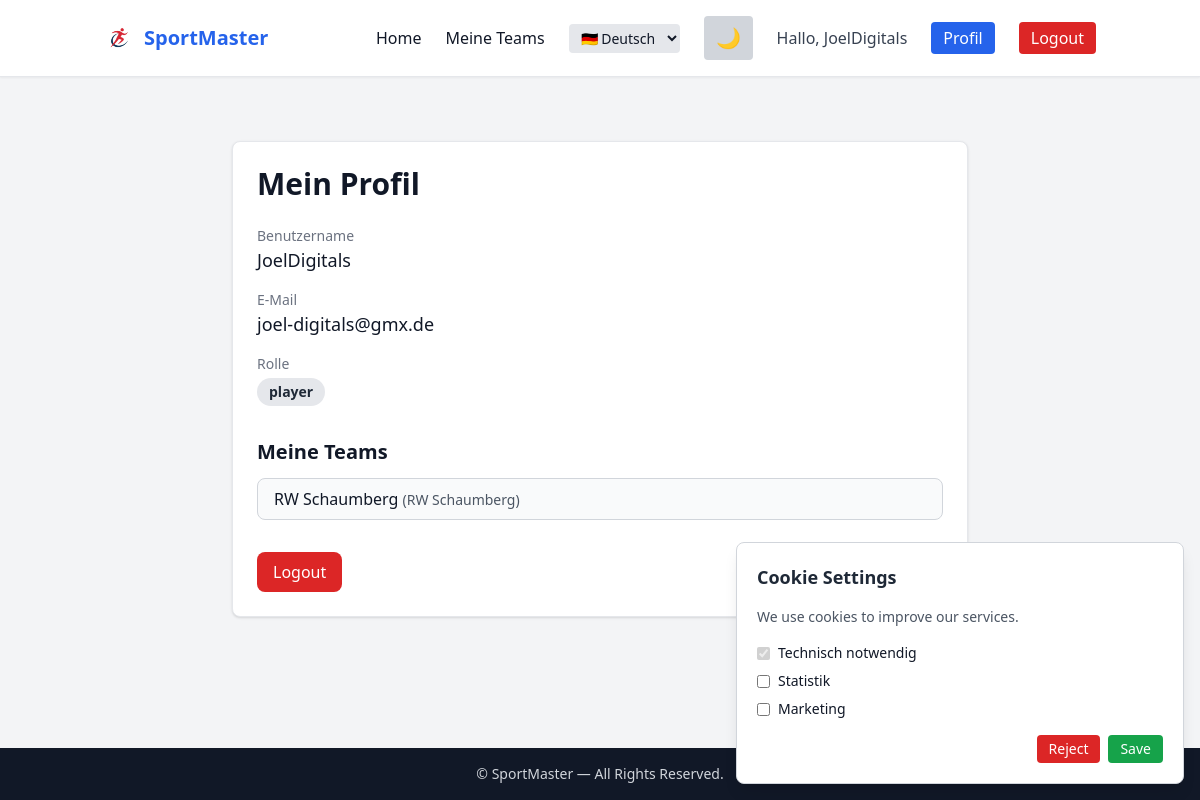
Page /accounts/profile/ (signed in) on the committed database.
### accounts/models.py (models this page shows, shortened)
class CustomUser(AbstractUser):
    ROLE_CHOICES = [
        ("player", "Player"),
        ("referee", "Referee"),
        ("timekeeper", "Timekeeper / Secretary"),
        ("coach", "Coach"),
        ("club_admin", "Club Admin"),
        ("federation_admin", "Federation Admin"),
        ("global_admin", "Global Admin"),
    ]
    role = models.CharField(max_length=30, choices=ROLE_CHOICES, default="player")
    short_id = models.CharField(max_length=12, unique=True, null=True, blank=True)
    club = models.ForeignKey("club.Club", null=True, blank=True, on_delete=models.SET_NULL)
    federation = models.ForeignKey("federation.Federation", null=True, blank=True, on_delete=models.SET_NULL)

### team/models.py (models this page shows, shortened)
class Team(models.Model):
    name = models.CharField(max_length=255)
    club = models.ForeignKey("club.Club", on_delete=models.CASCADE)
    age_group = models.ForeignKey(AgeGroup, on_delete=models.SET_NULL, null=True)
    sport = models.ForeignKey(Sport, on_delete=models.SET_NULL, null=True)
    players = models.ManyToManyField("accounts.CustomUser", related_name="teams", blank=True)
    trainers = models.ManyToManyField("accounts.CustomUser", related_name="coached_teams", blank=True)
    cashier = models.ForeignKey(settings.AUTH_USER_MODEL, null=True, blank=True, on_delete=models.SET_NULL, related_name='cashier_for_teams')
    short_code = models.CharField(max_length=20, blank=True)
    created_at = models.DateTimeField(auto_now_add=True)
    updated_at = models.DateTimeField(auto_now=True)
    additional_info = models.TextField(null=True, blank=True)
    slug = models.SlugField(unique=True)

### club/models.py (models this page shows, shortened)
class Club(models.Model):
    name = models.CharField(max_length=255)
    federation = models.ForeignKey("federation.Federation", null=True, blank=True, on_delete=models.SET_NULL)
    address = models.TextField(blank=True)
    contact_email = models.EmailField(null=True,blank=True)
    phone = models.CharField(max_length=50, blank=True)
    slug = models.SlugField(unique=True)
    created_at = models.DateTimeField(auto_now_add=True)
    updated_at = models.DateTimeField(auto_now=True)
    additional_info = models.TextField(null=True, blank=True)
    website = models.URLField(null=True, blank=True)
    sport = models.ForeignKey(Sport, on_delete=models.SET_NULL, null=True)

### accounts/views.py (the view)
# urls.py: path("profile/", views.profile_view, name="profile"),
@login_required
def profile_view(request):
    return render(request, "accounts/profile.html", {"user": request.user})

### accounts/templates/accounts/profile.html (shortened to what this page needs)
{% extends "base.html" %}
{% block content %}
<div class="max-w-3xl mx-auto mt-8 px-4">
    <div class="bg-white dark:bg-gray-800 border border-gray-200 dark:border-gray-700
                rounded-lg shadow p-6">
        <h1 class="text-3xl font-bold text-gray-900 dark:text-gray-100 mb-6">
            Mein Profil
        </h1>
        <div class="space-y-4">
            <div>
                <p class="text-sm text-gray-500 dark:text-gray-400">Benutzername</p>
                <p class="text-lg font-medium text-gray-900 dark:text-gray-100">
                    {{ user.username }}
                </p>
            </div>
            <div>
                <p class="text-sm text-gray-500 dark:text-gray-400">E-Mail</p>
                <p class="text-lg font-medium text-gray-900 dark:text-gray-100">
                    {{ user.email }}
                </p>
            </div>
            <div>
                <p class="text-sm text-gray-500 dark:text-gray-400">Rolle</p>
                <span class="inline-block mt-1 px-3 py-1 rounded-full text-sm font-semibold
                             bg-gray-200 dark:bg-gray-700 text-gray-800 dark:text-gray-200">
                    {{ user.role }}
                </span>
            </div>
        </div>
        <div class="mt-8">
            <h2 class="text-xl font-semibold text-gray-900 dark:text-gray-100 mb-3">
                Meine Teams
            </h2>
            {% if user.teams.all %}
                <div class="space-y-2">
                    {% for team in user.teams.all %}
                        <a href="{% url 'team_detail' team.slug %}"
                           class="block px-4 py-2 rounded-lg border border-gray-300 dark:border-gray-600
                                  bg-gray-50 dark:bg-gray-700 hover:bg-gray-100 dark:hover:bg-gray-600
                                  text-gray-900 dark:text-gray-100 transition">
                            <span class="font-medium">{{ team.name }}</span>
                            <span class="text-sm text-gray-600 dark:text-gray-400">({{ team.club.name }})</span>
                        </a>
                    {% endfor %}
                </div>
            {% else %}
                <p class="text-gray-600 dark:text-gray-400">Du bist noch in keinem Team.</p>
            {% endif %}
        </div>
        <div class="mt-8 flex flex-wrap gap-3">
            <a href="{% url 'logout' %}"
               class="px-4 py-2 rounded-lg bg-red-600 text-white hover:bg-red-700 transition">
                Logout
            </a>
        </div>
    </div>
</div>
{% endblock %}

### accounts/templates/base.html (shortened to what this page needs)
{% load static %}
<!DOCTYPE html>
<html lang="{{ LANGUAGE_CODE|default:'de' }}" class="scroll-smooth">
<head>
    <script src="https://cdn.tailwindcss.com"></script>
</head>
<body class="bg-gray-100 dark:bg-gray-900 text-gray-900 dark:text-gray-200 min-h-screen flex flex-col transition-colors">
<nav class="bg-white dark:bg-gray-800 border-b border-gray-200 dark:border-gray-700 shadow-sm">
  <div class="container mx-auto px-4 py-4 flex items-center justify-between">
    <a href="{% url 'home' %}" class="flex items-center gap-2 text-xl font-bold text-blue-600 dark:text-blue-400">
        <img src="{% static 'images/logo.png' %}" class="h-8 w-auto">
        SportMaster
    </a>
    <div class="hidden md:flex items-center gap-6">
        <a href="{% url 'home' %}" class="hover:text-blue-500 dark:hover:text-blue-300 transition">Home</a>
        {% if user.is_authenticated %}
            <a href="{% url 'team_list' %}" class="hover:text-blue-500 dark:hover:text-blue-300 transition">Meine Teams</a>
        {% endif %}
        <select id="langSelector"
            class="bg-gray-200 dark:bg-gray-700 text-sm px-2 py-1 rounded focus:outline-none">
            <option value="de" {% if LANGUAGE_CODE == 'de' %}selected{% endif %}>🇩🇪 Deutsch</option>
        </select>
        <button id="themeToggle"
            class="px-3 py-2 rounded bg-gray-300 dark:bg-gray-700 hover:bg-gray-400 dark:hover:bg-gray-600 text-xl transition">
        </button>
        {% if user.is_authenticated %}
            <span class="text-gray-700 dark:text-gray-300">Hallo, {{ user.username }}</span>
            <a href="{% url 'profile' %}" class="px-3 py-1 rounded bg-blue-600 text-white hover:bg-blue-700 transition">Profil</a>
            <a href="{% url 'logout' %}" class="px-3 py-1 rounded bg-red-600 text-white hover:bg-red-700 transition">Logout</a>
        {% else %}
            <a href="{% url 'login' %}" class="px-3 py-1 rounded bg-blue-600 text-white hover:bg-blue-700 transition">Login</a>
            <a href="{% url 'register' %}" class="px-3 py-1 rounded bg-green-600 text-white hover:bg-green-700 transition">Registrieren</a>
        {% endif %}
    </div>
  </div>
</nav>
<div id="cookieBanner"
    class="fixed bottom-4 right-4 w-full max-w-md bg-white dark:bg-gray-800 shadow-lg border border-gray-300 dark:border-gray-700 p-5 rounded-lg space-y-4 hidden">
    <h3 class="text-lg font-semibold text-gray-800 dark:text-gray-200">
        {% if LANGUAGE_CODE == "de" %} Cookie-Einstellungen {% else %} Cookie Settings {% endif %}
    </h3>
    <p class="text-sm text-gray-600 dark:text-gray-300">
        {% if LANGUAGE_CODE == 'de' %}
            Wir verwenden Cookies, um unsere Dienste zu verbessern.
        {% else %}
            We use cookies to improve our services.
        {% endif %}
    </p>
    <div class="space-y-2 text-sm">
        <label class="flex items-center gap-2">
            <input type="checkbox" checked disabled>
            <span>Technisch notwendig</span>
        </label>
        <label class="flex items-center gap-2">
            <input type="checkbox" id="cookieStats">
            <span>Statistik</span>
        </label>
        <label class="flex items-center gap-2">
            <input type="checkbox" id="cookieMarketing">
            <span>Marketing</span>
        </label>
    </div>
    <div class="flex justify-end gap-2">
        <button id="rejectCookies"
                class="px-3 py-1 rounded bg-red-600 text-white hover:bg-red-700 text-sm">
            {% if LANGUAGE_CODE == 'de' %} Ablehnen {% else %} Reject {% endif %}
        </button>
        <button id="acceptCookies"
                class="px-3 py-1 rounded bg-green-600 text-white hover:bg-green-700 text-sm">
            {% if LANGUAGE_CODE == 'de' %} Speichern {% else %} Save {% endif %}
        </button>
    </div>
</div>
<main class="flex-grow container mx-auto px-4 py-8">
    {% block content %}{% endblock %}
</main>
<footer class="bg-gray-900 dark:bg-black text-gray-300 text-center py-4 text-sm mt-10">
  &copy; {{ now|date:"Y" }} SportMaster — All Rights Reserved.
</footer>
</body>
</html>

### rows in the picture
CustomUser: username "JoelDigitals", email "joel-digitals@gmx.de", role "player"
Team: name "RW Schaumberg", club.name "RW Schaumberg"
